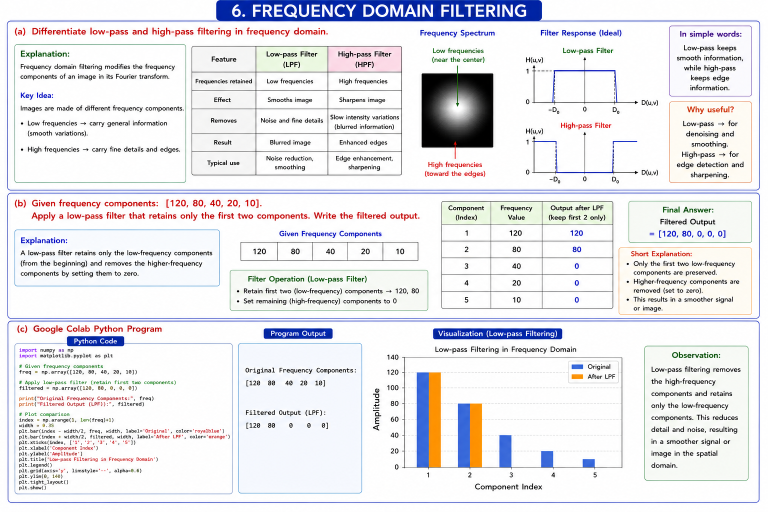
#> input picture CO2/AT1/6.png, 1536 x 1024 px (shown at 1/2 size)
$ python CODE2.py
#> lines starting #> are read from the running program, lines starting #| are printed output that depends on the picture
import cv2
import matplotlib.pyplot as plt
import time
from tkinter import Tk, filedialog

# ---------------------------------------------
# 1. Select image
# ---------------------------------------------

root = Tk()
root.withdraw()

image_path = filedialog.askopenfilename(
    title="Select an Image",
    filetypes=[
        ("Image Files", "*.jpg *.jpeg *.png *.bmp"),
        ("All Files", "*.*")
    ]
)
#> the answer given: ../../CO2/AT1/6.png

if not image_path:
    print("No image selected.")
    exit()

image = cv2.imread(image_path)
#> image is the input picture: shape (1024, 1536, 3); mean B, G, R 234.1, 230.2, 230.6

if image is None:
    print("Error: Unable to read image.")
    exit()

# Convert to RGB for displaying with matplotlib
original_rgb = cv2.cvtColor(image, cv2.COLOR_BGR2RGB)

# ---------------------------------------------
# 2. Create blurred images
# ---------------------------------------------

blur_5 = cv2.GaussianBlur(image, (5, 5), 0)
blur_11 = cv2.GaussianBlur(image, (11, 11), 0)
blur_21 = cv2.GaussianBlur(image, (21, 21), 0)
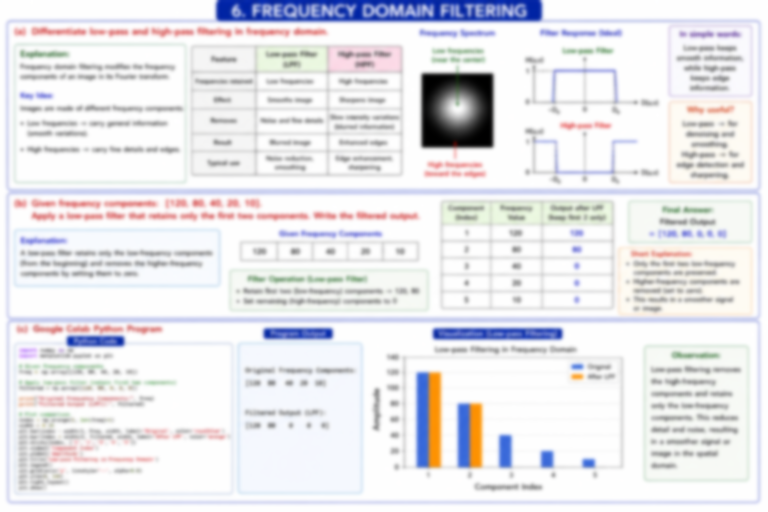
#> blur_21: shape (1024, 1536, 3) (shown at 1/2 size); mean B, G, R 234.1, 230.2, 230.5

images = [
    ("Original", image),
    ("Gaussian Blur 5x5", blur_5),
    ("Gaussian Blur 11x11", blur_11),
    ("Gaussian Blur 21x21", blur_21)
]

# ---------------------------------------------
# 3. ORB Feature Detection
# ---------------------------------------------

results = []

for name, img in images:

    # Convert to grayscale
    gray = cv2.cvtColor(img, cv2.COLOR_BGR2GRAY)

    # Create ORB detector
    orb = cv2.ORB_create(nfeatures=2000)

    # Start timer
    start = time.perf_counter()

    # Detect features
    keypoints, descriptors = orb.detectAndCompute(
        gray,
        None
    )

    # End timer
    end = time.perf_counter()

    detection_time = (end - start) * 1000

    number_features = len(keypoints)

    # Draw detected features
    output = cv2.drawKeypoints(
        img,
        keypoints,
        None,
        color=(0, 255, 0),
        flags=cv2.DRAW_MATCHES_FLAGS_DRAW_RICH_KEYPOINTS
    )

    results.append(
        (
            name,
            number_features,
            detection_time,
            output
        )
    )
#> this loop made 4 passes
#> (name, detection_time, number_features) on passes 1 to 4: ('Original', 48.64, 2000), ('Gaussian Blur 5x5', 43.21, 2000), ('Gaussian Blur 11x11', 36.7, 2000), ('Gaussian Blur 21x21', 25.84, 1362)
#> pass 1, `gray = cv2.cvtColor(img, cv2.COLOR_BGR2GRAY)`:
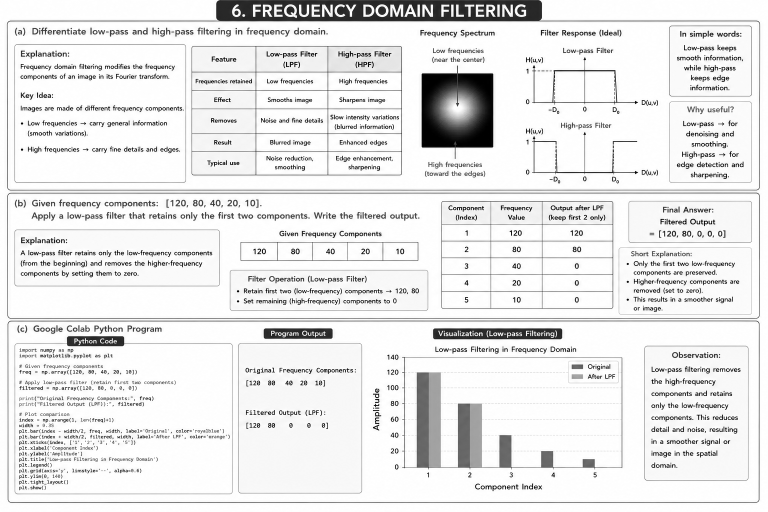
#> gray: shape (1024, 1536) (shown at 1/2 size); min 0, max 255, mean 230.8
#> pass 1, `output = cv2.drawKeypoints( img, keypoints, None, color=(0, 255, 0), f..`:
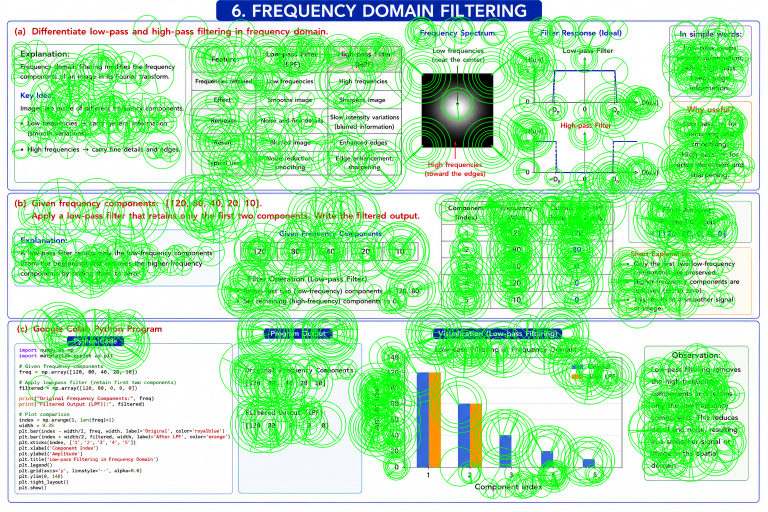
#> output: shape (1024, 1536, 3) (shown at 1/2 size); mean B, G, R 179.9, 236.2, 176.7
#> pass 2, `output = cv2.drawKeypoints( img, keypoints, None, color=(0, 255, 0), f..`:
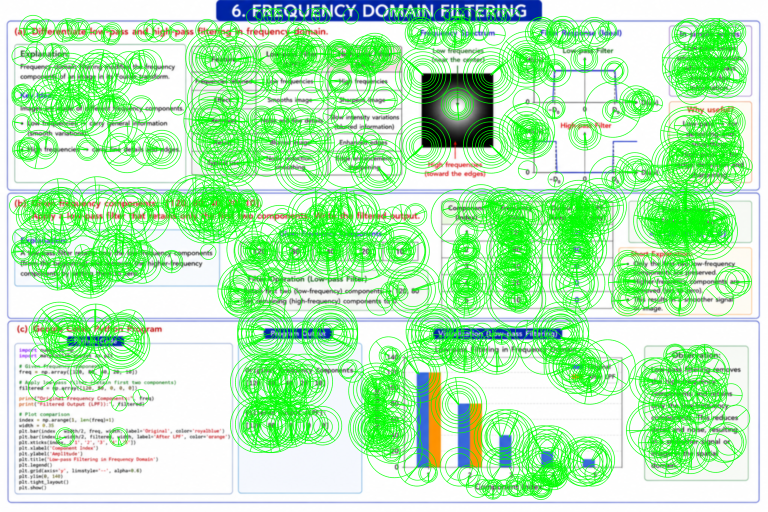
#> output: shape (1024, 1536, 3) (shown at 1/2 size); mean B, G, R 179.3, 236.6, 176.2
#> after the loop:
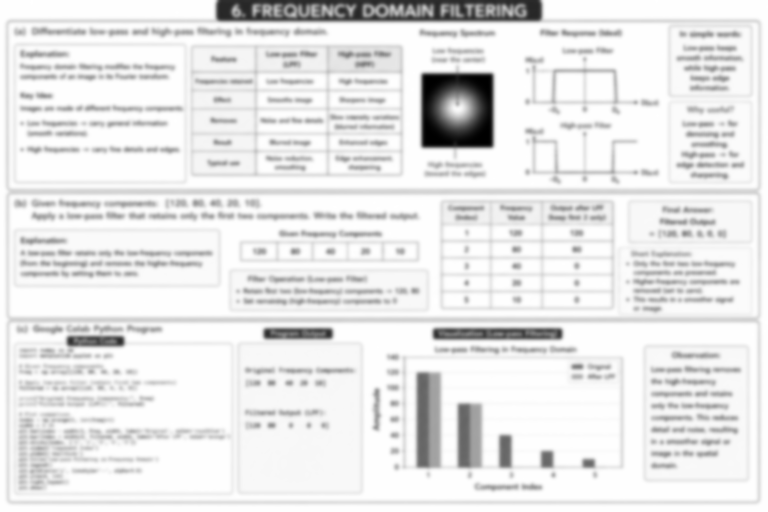
#> gray: shape (1024, 1536) (shown at 1/2 size); min 0, max 255, mean 230.7
#> after the loop, results = 4 items

# ---------------------------------------------
# 4. Display feature detection results
# ---------------------------------------------

plt.figure(figsize=(14, 10))

for i, (name, count, detection_time, output) in enumerate(results):

    plt.subplot(2, 2, i + 1)

    output_rgb = cv2.cvtColor(
        output,
        cv2.COLOR_BGR2RGB
    )

    plt.imshow(output_rgb)

    plt.title(
        f"{name}\n"
        f"Features: {count} | "
        f"Time: {detection_time:.2f} ms"
    )

    plt.axis("off")
#> this loop made 4 passes
#> (name, count, detection_time) on passes 1 to 4: ('Original', 2000, 48.64), ('Gaussian Blur 5x5', 2000, 43.21), ('Gaussian Blur 11x11', 2000, 36.7), ('Gaussian Blur 21x21', 1362, 25.84)
#> pass 3, `output_rgb = cv2.cvtColor( output, cv2.COLOR_BGR2RGB )`:
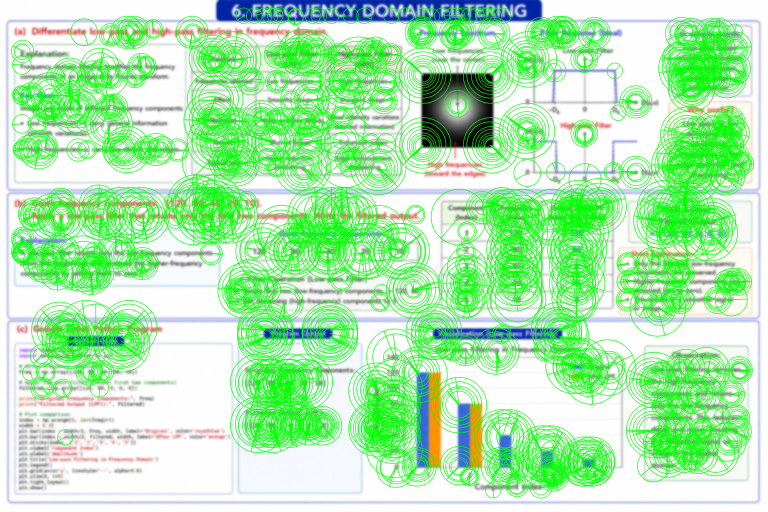
#> output_rgb: shape (1024, 1536, 3) (shown at 1/2 size); mean R, G, B 175.6, 236.7, 178.6

plt.tight_layout()
plt.show()
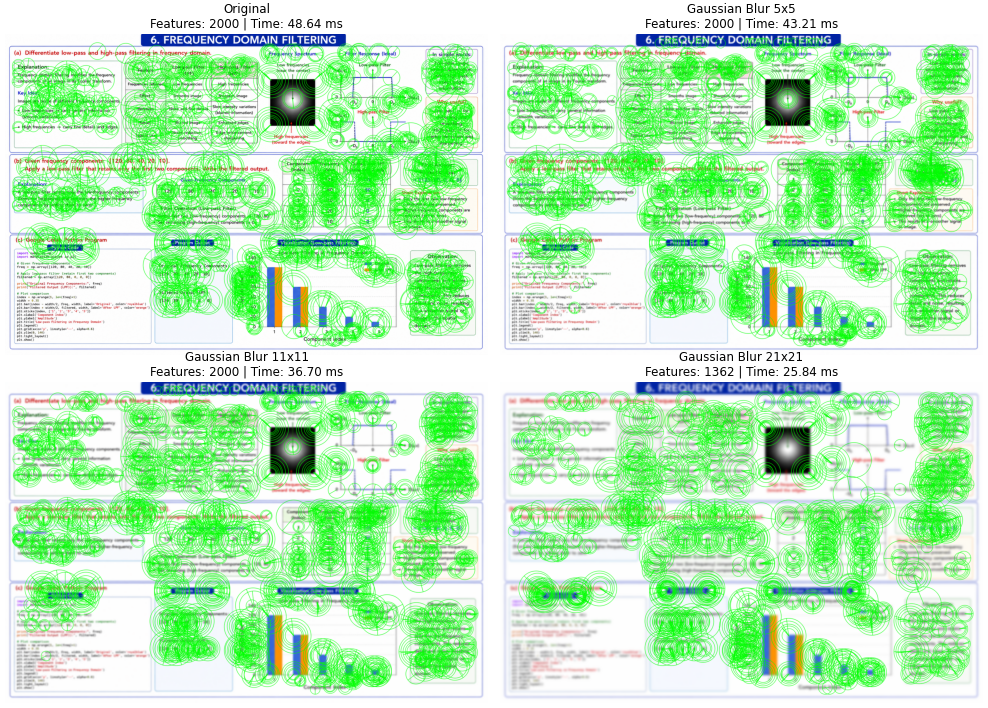
#> figure drawn by matplotlib, 4 panels

# ---------------------------------------------
# 5. Print observation table
# ---------------------------------------------

print("\n==============================================")
print("       EFFECT OF BLURRING ON FEATURES")
print("==============================================")

print(
    f"{'Image':<25}"
    f"{'Features':<12}"
    f"{'Time (ms)':<12}"
)

print("-" * 50)

for name, count, detection_time, output in results:

    print(
        f"{name:<25}"
        f"{count:<12}"
        f"{detection_time:<12.2f}"
    )

# ---------------------------------------------
# 6. Extract data for graph
# ---------------------------------------------

labels = [r[0] for r in results]
#> labels = ['Original', 'Gaussian Blur 5x5', 'Gaussian Blur 11x11', 'Gaussian Blur 21x21']
feature_counts = [r[1] for r in results]
#> feature_counts = [2000, 2000, 2000, 1362]
times = [r[2] for r in results]
#> times = [48.64, 43.21, 36.7, 25.84]

# ---------------------------------------------
# 7. Feature count graph
# ---------------------------------------------

plt.figure(figsize=(9, 5))

plt.plot(
    labels,
    feature_counts,
    marker="o",
    linewidth=2
)

plt.xlabel("Blur Level")
plt.ylabel("Number of Detected Features")
plt.title("Effect of Blurring on Feature Detection")
plt.grid(True)

plt.show()

# ---------------------------------------------
# 8. Detection time graph
# ---------------------------------------------

plt.figure(figsize=(9, 5))

plt.plot(
    labels,
    times,
    marker="o",
    linewidth=2
)

plt.xlabel("Blur Level")
plt.ylabel("Detection Time (ms)")
plt.title("Effect of Blurring on Detection Time")
plt.grid(True)

plt.show()

# ---------------------------------------------
# 9. Save results
# ---------------------------------------------

with open("blur_feature_results.csv", "w") as file:

    file.write(
        "Blur Level,Detected Features,Detection Time (ms)\n"
    )

    for name, count, detection_time, output in results:

        file.write(
            f"{name},{count},{detection_time:.2f}\n"
        )

print("\nResults saved to:")
print("blur_feature_results.csv")

$ run again, on CO2/AT1/AT1 Q03.png
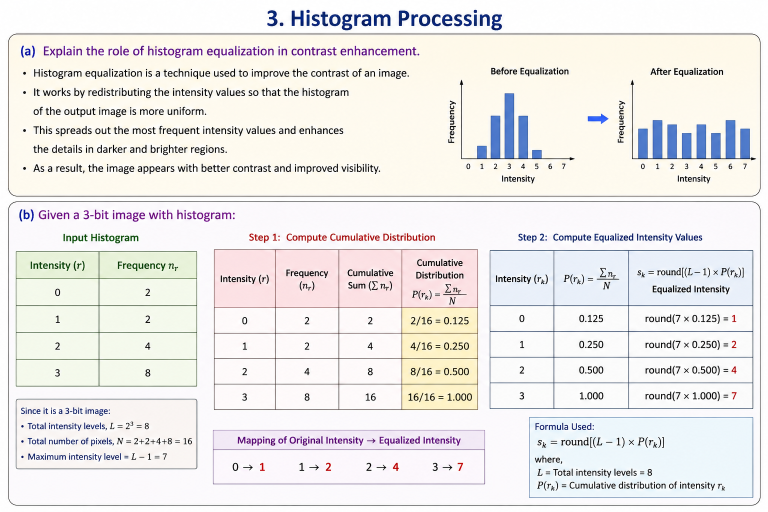
#> input picture CO2/AT1/AT1 Q03.png, 1536 x 1024 px (shown at 1/2 size)
#> image is the input picture: shape (1024, 1536, 3); mean B, G, R 232.7, 234, 236.1
#> the loop `for name, img in images:` made 4 passes
#> (name, detection_time, number_features) on passes 1 to 4: ('Original', 44.37, 2000), ('Gaussian Blur 5x5', 40.87, 2000), ('Gaussian Blur 11x11', 34.47, 2000), ('Gaussian Blur 21x21', 24.19, 1352)
#> pass 1, `output = cv2.drawKeypoints( img, keypoints, None, color=(0, 255, 0), f..`:
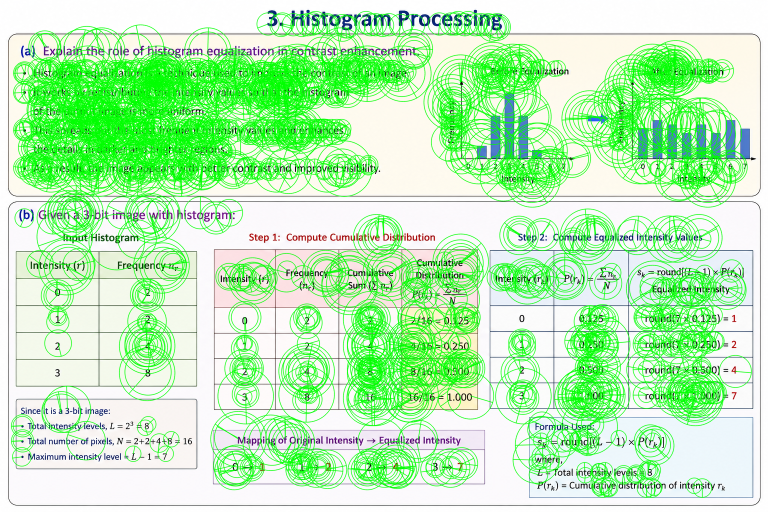
#> output: shape (1024, 1536, 3) (shown at 1/2 size); mean B, G, R 182.5, 239.9, 184.5
#> after the loop `for name, img in images:`: results = 4 items
#> the loop `for i, (name, count, detection_time, output) in enumerate(results): ` made 4 passes
#> (name, count, detection_time) on passes 1 to 4: ('Original', 2000, 44.37), ('Gaussian Blur 5x5', 2000, 40.87), ('Gaussian Blur 11x11', 2000, 34.47), ('Gaussian Blur 21x21', 1352, 24.19)
#> `plt.show()`:
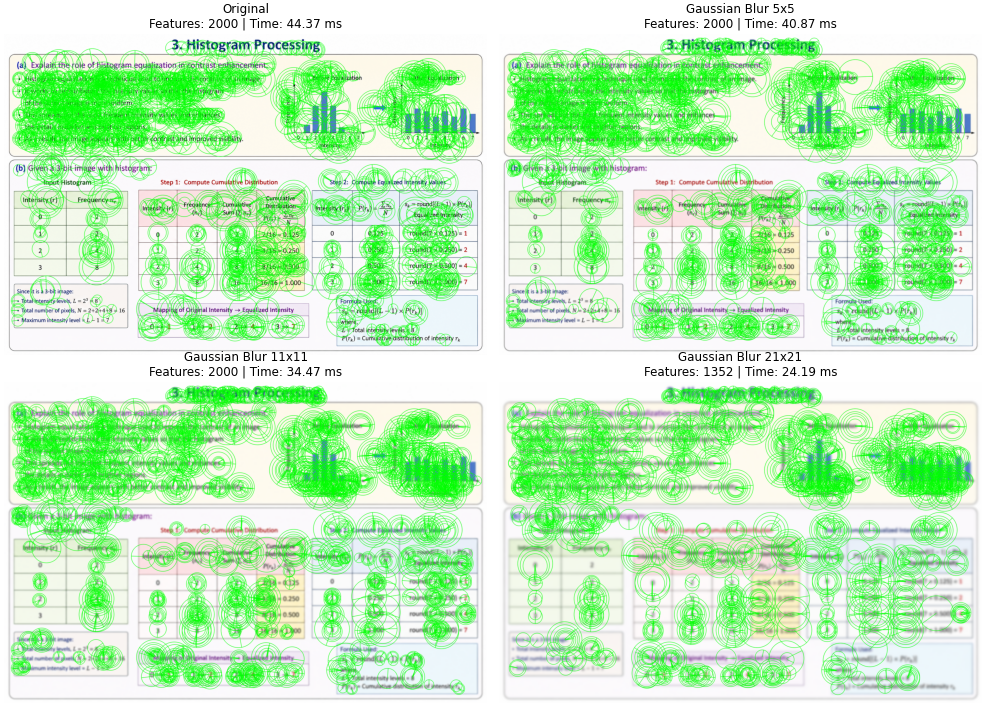
#> figure drawn by matplotlib, 4 panels
#> the loop `for name, count, detection_time, output in results: ` made 4 passes
#> (printed output is left out)
#> labels = ['Original', 'Gaussian Blur 5x5', 'Gaussian Blur 11x11', 'Gaussian Blur 21x21']
#> feature_counts = [2000, 2000, 2000, 1352]
#> times = [44.37, 40.87, 34.47, 24.19]

$ run again, on CO2/AT1/AT1 Q07.png
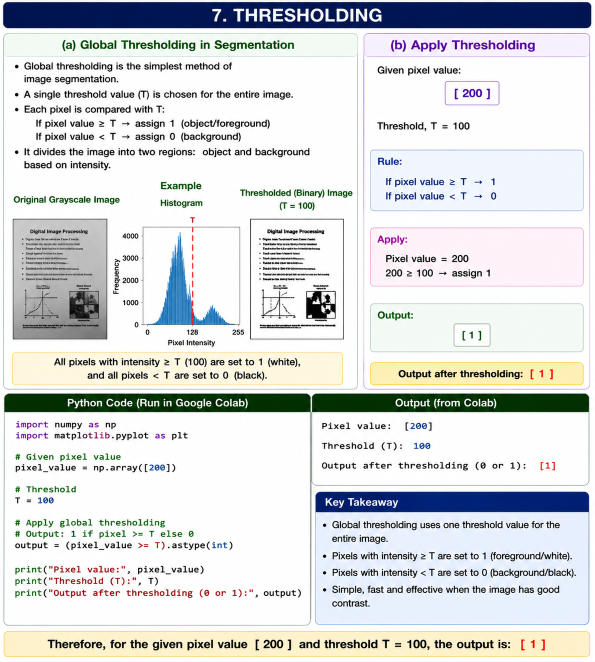
#> input picture CO2/AT1/AT1 Q07.png, 1189 x 1323 px (shown at 1/2 size)
#> image is the input picture: shape (1323, 1189, 3); mean B, G, R 218.8, 217.7, 215.3
#> the loop `for name, img in images:` made 4 passes
#> (name, detection_time, number_features) on passes 1 to 4: ('Original', 45.1, 2000), ('Gaussian Blur 5x5', 44.56, 2000), ('Gaussian Blur 11x11', 37.86, 2000), ('Gaussian Blur 21x21', 27.81, 1572)
#> after the loop `for name, img in images:`:
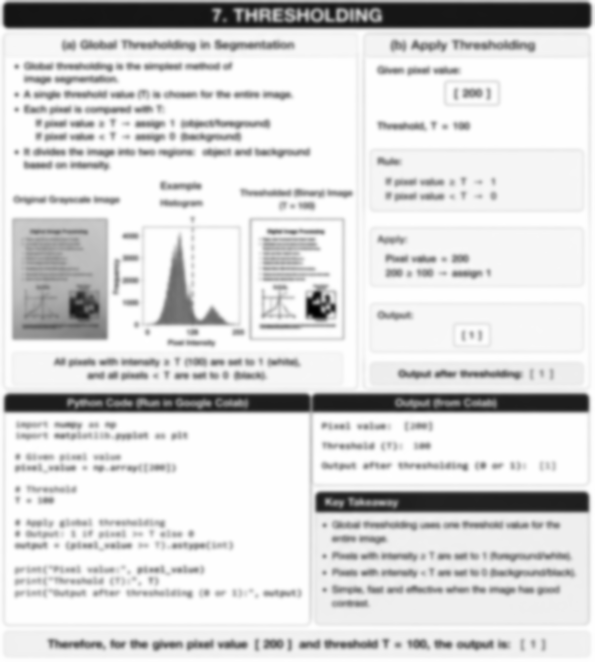
#> gray: shape (1323, 1189) (shown at 1/2 size); min 0, max 255, mean 217.1
#> after the loop `for name, img in images:`: results = 4 items
#> the loop `for i, (name, count, detection_time, output) in enumerate(results): ` made 4 passes
#> (name, count, detection_time) on passes 1 to 4: ('Original', 2000, 45.1), ('Gaussian Blur 5x5', 2000, 44.56), ('Gaussian Blur 11x11', 2000, 37.86), ('Gaussian Blur 21x21', 1572, 27.81)
#> `plt.show()`:
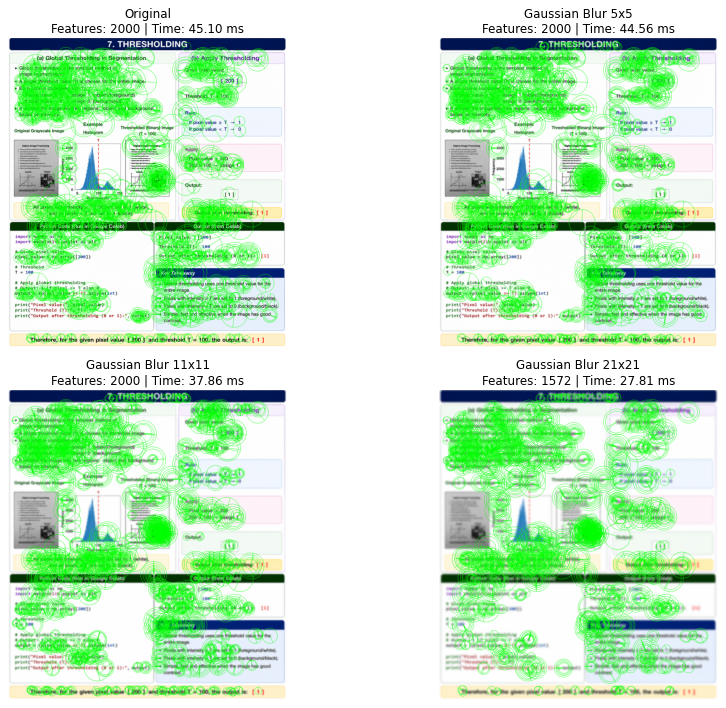
#> figure drawn by matplotlib, 4 panels
#> the loop `for name, count, detection_time, output in results: ` made 4 passes
#> (printed output is left out)
#> labels = ['Original', 'Gaussian Blur 5x5', 'Gaussian Blur 11x11', 'Gaussian Blur 21x21']
#> feature_counts = [2000, 2000, 2000, 1572]
#> times = [45.1, 44.56, 37.86, 27.81]

$ run again, on CO2/AT1/AT1 Q08.png
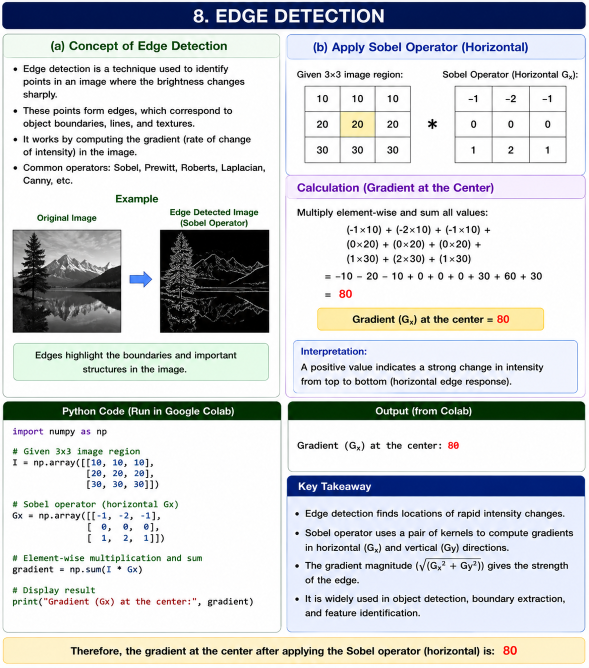
#> input picture CO2/AT1/AT1 Q08.png, 1178 x 1335 px (shown at 1/2 size)
#> image is the input picture: shape (1335, 1178, 3); mean B, G, R 210.9, 208.8, 205.8
#> the loop `for name, img in images:` made 4 passes
#> (name, detection_time, number_features) on passes 1 to 4: ('Original', 53.61, 2000), ('Gaussian Blur 5x5', 45.95, 2000), ('Gaussian Blur 11x11', 38.37, 2000), ('Gaussian Blur 21x21', 27.16, 1452)
#> after the loop `for name, img in images:`: results = 4 items
#> the loop `for i, (name, count, detection_time, output) in enumerate(results): ` made 4 passes
#> (name, count, detection_time) on passes 1 to 4: ('Original', 2000, 53.61), ('Gaussian Blur 5x5', 2000, 45.95), ('Gaussian Blur 11x11', 2000, 38.37), ('Gaussian Blur 21x21', 1452, 27.16)
#> `plt.show()`:
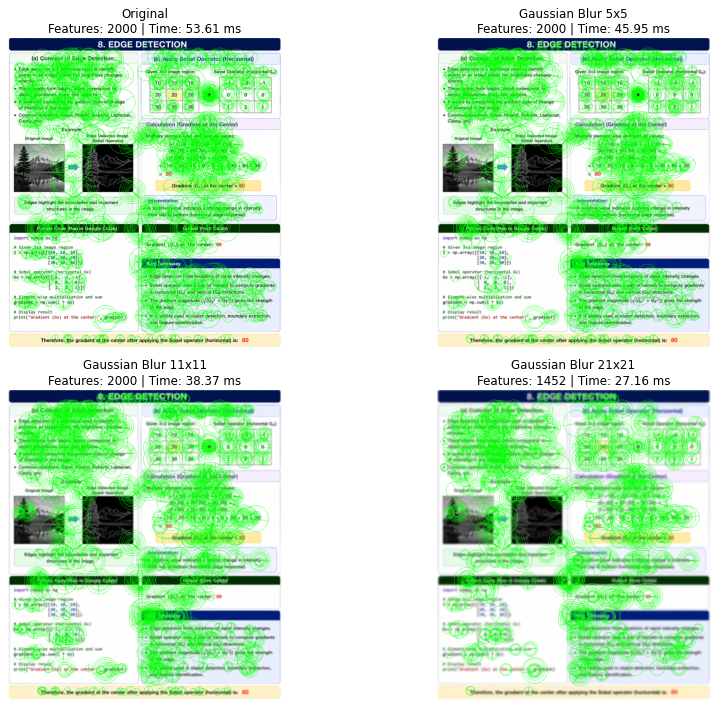
#> figure drawn by matplotlib, 4 panels
#> the loop `for name, count, detection_time, output in results: ` made 4 passes
#> (printed output is left out)
#> labels = ['Original', 'Gaussian Blur 5x5', 'Gaussian Blur 11x11', 'Gaussian Blur 21x21']
#> feature_counts = [2000, 2000, 2000, 1452]
#> times = [53.61, 45.95, 38.37, 27.16]
